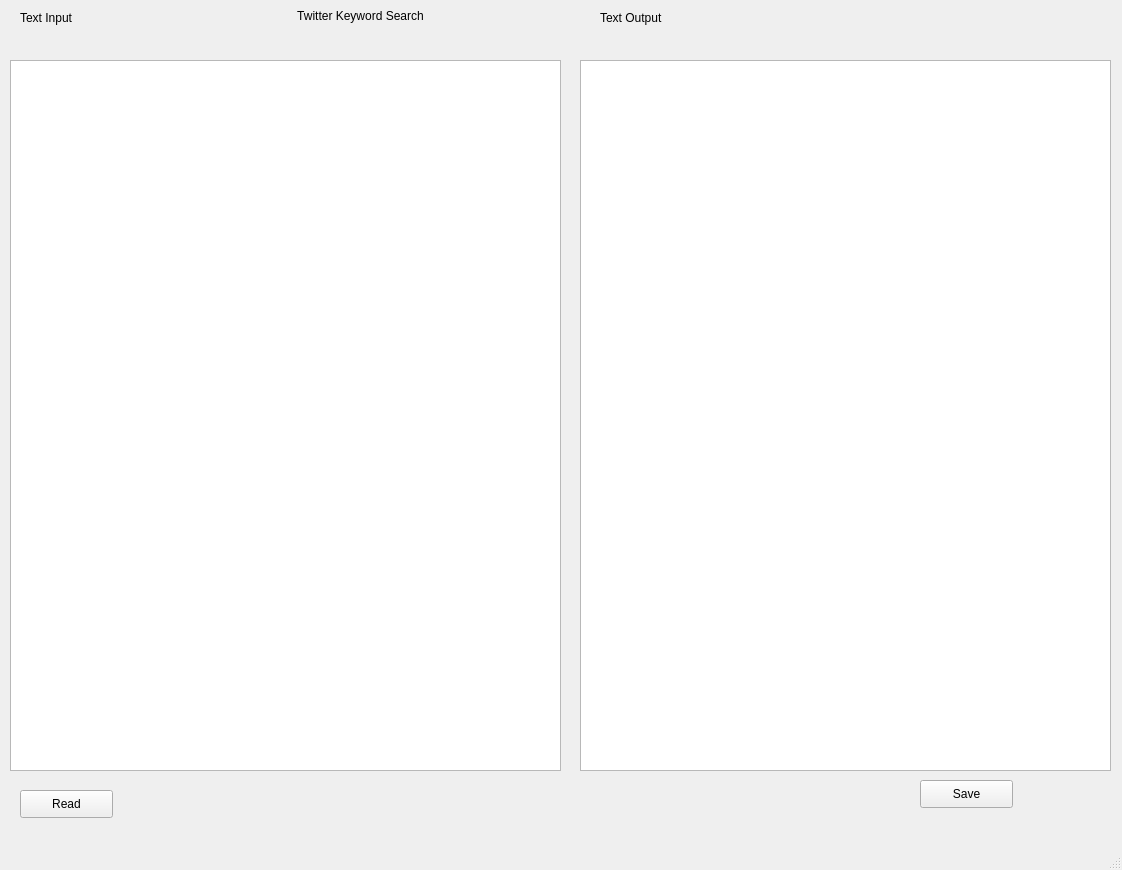
<?xml version="1.0" encoding="UTF-8"?>
<ui version="4.0">
 <class>MainWindow</class>
 <widget class="QMainWindow" name="MainWindow">
  <property name="geometry">
   <rect>
    <x>0</x>
    <y>0</y>
    <width>1122</width>
    <height>870</height>
   </rect>
  </property>
  <property name="windowTitle">
   <string>MainWindow</string>
  </property>
  <widget class="QWidget" name="centralwidget">
   <widget class="QLabel" name="label">
    <property name="geometry">
     <rect>
      <x>200</x>
      <y>0</y>
      <width>321</width>
      <height>31</height>
     </rect>
    </property>
    <property name="text">
     <string>Twitter Keyword Search</string>
    </property>
    <property name="textFormat">
     <enum>Qt::AutoText</enum>
    </property>
    <property name="alignment">
     <set>Qt::AlignCenter</set>
    </property>
   </widget>
   <widget class="QPushButton" name="pushButton">
    <property name="geometry">
     <rect>
      <x>920</x>
      <y>780</y>
      <width>93</width>
      <height>28</height>
     </rect>
    </property>
    <property name="text">
     <string>Save</string>
    </property>
    <property name="flat">
     <bool>false</bool>
    </property>
   </widget>
   <widget class="QPushButton" name="pushButton_2">
    <property name="geometry">
     <rect>
      <x>20</x>
      <y>790</y>
      <width>93</width>
      <height>28</height>
     </rect>
    </property>
    <property name="text">
     <string>Read</string>
    </property>
   </widget>
   <widget class="QLabel" name="label_2">
    <property name="geometry">
     <rect>
      <x>20</x>
      <y>10</y>
      <width>141</width>
      <height>16</height>
     </rect>
    </property>
    <property name="text">
     <string>Text Input</string>
    </property>
   </widget>
   <widget class="QLabel" name="label_3">
    <property name="geometry">
     <rect>
      <x>600</x>
      <y>10</y>
      <width>131</width>
      <height>16</height>
     </rect>
    </property>
    <property name="text">
     <string>Text Output</string>
    </property>
   </widget>
   <widget class="QWidget" name="widget" native="true">
    <property name="geometry">
     <rect>
      <x>10</x>
      <y>50</y>
      <width>561</width>
      <height>731</height>
     </rect>
    </property>
    <property name="sizePolicy">
     <sizepolicy hsizetype="Expanding" vsizetype="Expanding">
      <horstretch>0</horstretch>
      <verstretch>0</verstretch>
     </sizepolicy>
    </property>
    <widget class="QTextBrowser" name="textBrowser">
     <property name="geometry">
      <rect>
       <x>0</x>
       <y>10</y>
       <width>551</width>
       <height>711</height>
      </rect>
     </property>
     <property name="font">
      <font>
       <family>Adobe Arabic</family>
       <pointsize>10</pointsize>
      </font>
     </property>
    </widget>
   </widget>
   <widget class="QWidget" name="widget_2" native="true">
    <property name="geometry">
     <rect>
      <x>570</x>
      <y>50</y>
      <width>561</width>
      <height>731</height>
     </rect>
    </property>
    <property name="sizePolicy">
     <sizepolicy hsizetype="Expanding" vsizetype="Expanding">
      <horstretch>0</horstretch>
      <verstretch>0</verstretch>
     </sizepolicy>
    </property>
    <widget class="QPlainTextEdit" name="plainTextEdit">
     <property name="geometry">
      <rect>
       <x>10</x>
       <y>10</y>
       <width>531</width>
       <height>711</height>
      </rect>
     </property>
     <property name="font">
      <font>
       <family>Adobe Arabic</family>
       <pointsize>10</pointsize>
      </font>
     </property>
    </widget>
   </widget>
  </widget>
  <widget class="QMenuBar" name="menubar">
   <property name="geometry">
    <rect>
     <x>0</x>
     <y>0</y>
     <width>1122</width>
     <height>26</height>
    </rect>
   </property>
  </widget>
  <widget class="QStatusBar" name="statusbar"/>
 </widget>
 <resources/>
 <connections>
  <connection>
   <sender>pushButton</sender>
   <signal>clicked()</signal>
   <receiver>MainWindow</receiver>
   <slot>save()</slot>
   <hints>
    <hint type="sourcelabel">
     <x>173</x>
     <y>550</y>
    </hint>
    <hint type="destinationlabel">
     <x>292</x>
     <y>548</y>
    </hint>
   </hints>
  </connection>
  <connection>
   <sender>pushButton_2</sender>
   <signal>clicked()</signal>
   <receiver>MainWindow</receiver>
   <slot>read()</slot>
   <hints>
    <hint type="sourcelabel">
     <x>693</x>
     <y>545</y>
    </hint>
    <hint type="destinationlabel">
     <x>565</x>
     <y>544</y>
    </hint>
   </hints>
  </connection>
 </connections>
 <slots>
  <slot>read()</slot>
 </slots>
</ui>
